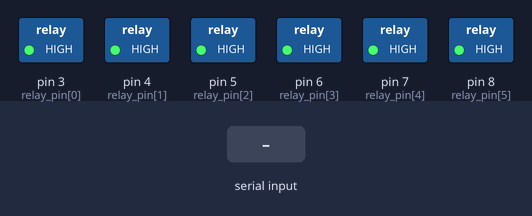
A sketch run on a simulated Arduino Mega 2560, built with avr-gcc and run on an emulated ATmega2560. On the bench: switched loads named in the sketch (green lamp = pin HIGH). The test bench sets the inputs (shaded band). What the sketch prints to the serial monitor is not drawn.

Above: at 1.2 s.
1.3 s: "90,45\n" received over the second serial link
At 1.8 s:
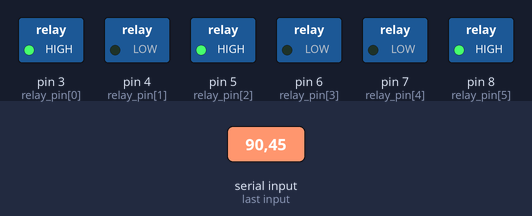
2.8 s: "30,150\n" received over the second serial link
At 4.0 s:
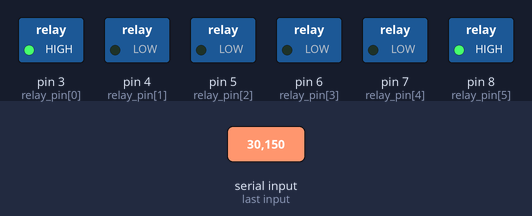
4.3 s: "5\n" received over the second serial link
At 5.1 s:
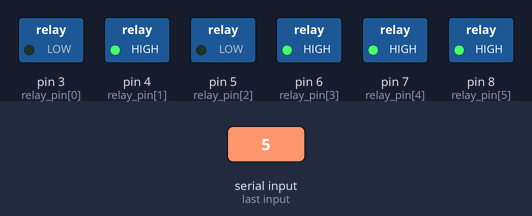
5.8 s: "200\n" received over the second serial link
At 6.3 s:
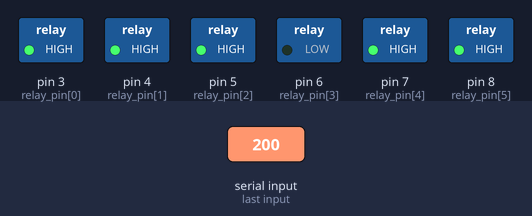
7.3 s: "90\n" received over the second serial link
At 8.6 s:
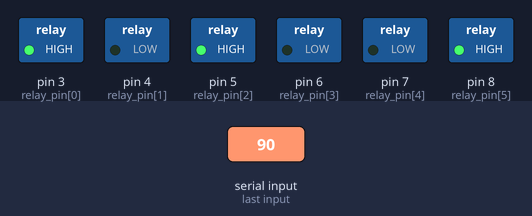
Timing chart, 0 to 9.8 s (numbered marks = the images above; inputs shaded):
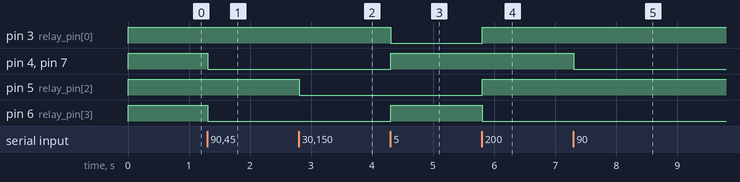

Measured:
- after the input at 1.3 s, pin 4 (relay_pin[1]), pin 6 (relay_pin[3]), pin 7 (relay_pin[4]): HIGH → LOW at once
- after the input at 2.8 s, pin 5 (relay_pin[2]): HIGH → LOW at once
- after the input at 4.3 s, pin 3 (relay_pin[0]): HIGH → LOW at once; pin 4 (relay_pin[1]), pin 6 (relay_pin[3]), pin 7 (relay_pin[4]): LOW → HIGH at once
- after the input at 5.8 s, pin 3 (relay_pin[0]), pin 5 (relay_pin[2]): LOW → HIGH at once; pin 6 (relay_pin[3]): HIGH → LOW at once
- after the input at 7.3 s, pin 4 (relay_pin[1]), pin 7 (relay_pin[4]): HIGH → LOW at once

The sketch:

MEGA_Relay6_receiver.ino
```cpp
#include "BlynkGO_Duino.h"

#define RELAY_ON     LOW                  // Relay แบบ ACTIVE LOW
#define RELAY_OFF    HIGH

GTimerDuino Serial2_RX;

uint8_t relay_pin[] = { 3,4,5,6,7,8 };    // กำหนดค่า pin ให้ relay

void setup() {
  Serial.begin(115200); Serial.println();
  Serial2.begin(9600);
  while(!Serial2) delay(400);

  Serial.println("[Mega] Relay 6");

  for(int i=0; i < 6; i++){
    pinMode(relay_pin[i], OUTPUT);
    digitalWrite( relay_pin[i], RELAY_OFF);
  }

  Serial2_RX.setInterval(100,[](){
    uint8_t sw3d_state = Serial2.readStringUntil('\n').toInt();
    if(sw3d_state == 0) return;

    // eg. sw3d_state เช่น B10111111  ( BIT 7 ให้เป็น 1 เสมอ )
    for(int i=0; i< 6; i++){
      digitalWrite( relay_pin[i], bitRead(sw3d_state, i) ? RELAY_ON : RELAY_OFF);
    }
  });
  // ส่งคำขอสถานะ relay ล่าสุด จากฝั่ง BlynkGO Board 3.5
  Serial2.println("Request");
}

void loop() {
  Serial2_RX.run();
}
```

BlynkGO_Duino.h
```cpp
#ifndef __BLYNKGO_MEGA_H__
#define __BLYNKGO_MEGA_H__

#include <Arduino.h>
#include "src/GTimerDuino.h"

namespace LOADCELL {
  void init();
  void reset();
  void read();
}

namespace LCD      {
  void clear_line(uint8_t line);
  void displayFormula();
  void displayTime();
  void displayGardBand();
  void displayLoadCell();
}


#endif // __BLYNKGO_MEGA_H__
```

GTimerDuino.cpp
```cpp
// (licence header left out)
#include "GTimerDuino.h"
#include <string.h>

// Select time function:
// static inline unsigned long elapsed() { return micros(); }
// static inline unsigned long elapsed() { return BlynkMillis(); }
static inline unsigned long elapsed() { return millis(); }


GTimerDuino::GTimerDuino()
    : numTimers (-1)
{
}

void GTimerDuino::init() {
    unsigned long current_millis = elapsed();

    for (int i = 0; i < MAX_TIMERS; i++) {
        memset(&timer[i], 0, sizeof (timer_t));
        timer[i].prev_millis = current_millis;
    }

    numTimers = 0;
}


void GTimerDuino::run() {
    int i;
    unsigned long current_millis;

    // get current time
    current_millis = elapsed();

    for (i = 0; i < MAX_TIMERS; i++) {

        timer[i].toBeCalled = DEFCALL_DONTRUN;

        // no callback == no timer, i.e. jump over empty slots
        if (timer[i].callback != NULL) {

            // is it time to process this timer ?
            // see http://arduino.cc/forum/index.php/topic,124048.msg932592.html#msg932592

            if ((current_millis - timer[i].prev_millis) >= timer[i].delay) {

                unsigned long skipTimes = (current_millis - timer[i].prev_millis) / timer[i].delay;
                // update time
                timer[i].prev_millis += timer[i].delay * skipTimes;

                // check if the timer callback has to be executed
                if (timer[i].enabled) {

                    // "run forever" timers must always be executed
                    if (timer[i].maxNumRuns == RUN_FOREVER) {
                        timer[i].toBeCalled = DEFCALL_RUNONLY;
                    }
                    // other timers get executed the specified number of times
                    else if (timer[i].numRuns < timer[i].maxNumRuns) {
                        timer[i].toBeCalled = DEFCALL_RUNONLY;
                        timer[i].numRuns++;

                        // after the last run, delete the timer
                        if (timer[i].numRuns >= timer[i].maxNumRuns) {
                            timer[i].toBeCalled = DEFCALL_RUNANDDEL;
                        }
                    }
                }
            }
        }
    }

    for (i = 0; i < MAX_TIMERS; i++) {
        if (timer[i].toBeCalled == DEFCALL_DONTRUN)
            continue;

        if (timer[i].hasParam)
            (*(timer_callback_p)timer[i].callback)(timer[i].param);
        else
            (*(timer_callback)timer[i].callback)();

        if (timer[i].toBeCalled == DEFCALL_RUNANDDEL)
            deleteTimer(i);
    }
}


// find the first available slot
// return -1 if none found
int GTimerDuino::findFirstFreeSlot() {
    // all slots are used
    if (numTimers >= MAX_TIMERS) {
        return -1;
    }

    // return the first slot with no callback (i.e. free)
    for (int i = 0; i < MAX_TIMERS; i++) {
        if (timer[i].callback == NULL) {
            return i;
        }
    }

    // no free slots found
    return -1;
}


int GTimerDuino::setupTimer(unsigned long d, void* f, void* p, bool h, unsigned n) {
    int freeTimer;

    if (numTimers < 0) {
        init();
    }

    freeTimer = findFirstFreeSlot();
    if (freeTimer < 0) {
        return -1;
    }

    if (f == NULL) {
        return -1;
    }

    timer[freeTimer].delay = d;
    timer[freeTimer].callback = f;
    timer[freeTimer].param = p;
    timer[freeTimer].hasParam = h;
    timer[freeTimer].maxNumRuns = n;
    timer[freeTimer].enabled = true;
    timer[freeTimer].prev_millis = elapsed();

    numTimers++;

    return freeTimer;
}


int GTimerDuino::setTimer(unsigned long d, timer_callback f, unsigned n) {
  return setupTimer(d, (void *)f, NULL, false, n);
}

int GTimerDuino::setTimer(unsigned long d, timer_callback_p f, void* p, unsigned n) {
  return setupTimer(d, (void *)f, p, true, n);
}

int GTimerDuino::setInterval(unsigned long d, timer_callback f) {
    return setupTimer(d, (void *)f, NULL, false, RUN_FOREVER);
}

int GTimerDuino::setInterval(unsigned long d, timer_callback_p f, void* p) {
  return setupTimer(d, (void *)f, p, true, RUN_FOREVER);
}

int GTimerDuino::setTimeout(unsigned long d, timer_callback f) {
    return setupTimer(d, (void *)f, NULL, false, RUN_ONCE);
}

int GTimerDuino::setTimeout(unsigned long d, timer_callback_p f, void* p) {
  return setupTimer(d, (void *)f, p, true, RUN_ONCE);
}

bool GTimerDuino::changeInterval(unsigned numTimer, unsigned long d) {
    if (numTimer >= MAX_TIMERS) {
        return false;
    }

    // Updates interval of existing specified timer
    if (timer[numTimer].callback != NULL) {
        timer[numTimer].delay = d;
        timer[numTimer].prev_millis = elapsed();
        return true;
    }
    // false return for non-used numTimer, no callback
    return false;
}

void GTimerDuino::deleteTimer(unsigned timerId) {
    if (timerId >= MAX_TIMERS) {
        return;
    }

    // nothing to delete if no timers are in use
    if (numTimers == 0) {
        return;
    }

    // don't decrease the number of timers if the
    // specified slot is already empty
    if (timer[timerId].callback != NULL) {
        memset(&timer[timerId], 0, sizeof (timer_t));
        timer[timerId].prev_millis = elapsed();

        // update number of timers
        numTimers--;
    }
}


// function contributed by code@rowansimms.com
void GTimerDuino::restartTimer(unsigned numTimer) {
    if (numTimer >= MAX_TIMERS) {
        return;
    }

    timer[numTimer].prev_millis = elapsed();
}


bool GTimerDuino::isEnabled(unsigned numTimer) {
    if (numTimer >= MAX_TIMERS) {
        return false;
    }

    return timer[numTimer].enabled;
}


void GTimerDuino::enable(unsigned numTimer) {
    if (numTimer >= MAX_TIMERS) {
        return;
    }

    timer[numTimer].enabled = true;
}


void GTimerDuino::disable(unsigned numTimer) {
    if (numTimer >= MAX_TIMERS) {
        return;
    }

    timer[numTimer].enabled = false;
}

void GTimerDuino::enableAll() {
    // Enable all timers with a callback assigned (used)
    for (int i = 0; i < MAX_TIMERS; i++) {
        if (timer[i].callback != NULL && timer[i].numRuns == RUN_FOREVER) {
            timer[i].enabled = true;
        }
    }
}

void GTimerDuino::disableAll() {
    // Disable all timers with a callback assigned (used)
    for (int i = 0; i < MAX_TIMERS; i++) {
        if (timer[i].callback != NULL && timer[i].numRuns == RUN_FOREVER) {
            timer[i].enabled = false;
        }
    }
}

void GTimerDuino::toggle(unsigned numTimer) {
    if (numTimer >= MAX_TIMERS) {
        return;
    }

    timer[numTimer].enabled = !timer[numTimer].enabled;
}


unsigned GTimerDuino::getNumTimers() {
    return numTimers;
}
```

GTimerDuino.h
```cpp
// (licence header left out)
#ifndef GTIMER_DUINO_H
#define GTIMER_DUINO_H

#include <Arduino.h>

typedef void (*timer_callback)(void);
typedef void (*timer_callback_p)(void *);

class GTimerDuino {

public:
    // maximum number of timers
    const static int MAX_TIMERS = 16;

    // setTimer() constants
    const static int RUN_FOREVER = 0;
    const static int RUN_ONCE = 1;

    // constructor
    GTimerDuino();

    void init();

    // this function must be called inside loop()
    void run();

    // Timer will call function 'f' every 'd' milliseconds forever
    // returns the timer number (numTimer) on success or
    // -1 on failure (f == NULL) or no free timers
    int setInterval(unsigned long d, timer_callback f);

    // Timer will call function 'f' with parameter 'p' every 'd' milliseconds forever
    // returns the timer number (numTimer) on success or
    // -1 on failure (f == NULL) or no free timers
    int setInterval(unsigned long d, timer_callback_p f, void* p);

    // Timer will call function 'f' after 'd' milliseconds one time
    // returns the timer number (numTimer) on success or
    // -1 on failure (f == NULL) or no free timers
    int setTimeout(unsigned long d, timer_callback f);

    // Timer will call function 'f' with parameter 'p' after 'd' milliseconds one time
    // returns the timer number (numTimer) on success or
    // -1 on failure (f == NULL) or no free timers
    int setTimeout(unsigned long d, timer_callback_p f, void* p);

    // BlynkGO
    inline int setOnce(unsigned long d, timer_callback f)               { return setTimeout(d, f); }
    inline int setOnce(unsigned long d, timer_callback_p f, void* p)    { return setTimeout(d, f, p); }

    // Timer will call function 'f' every 'd' milliseconds 'n' times
    // returns the timer number (numTimer) on success or
    // -1 on failure (f == NULL) or no free timers
    int setTimer(unsigned long d, timer_callback f, unsigned n);

    // Timer will call function 'f' with parameter 'p' every 'd' milliseconds 'n' times
    // returns the timer number (numTimer) on success or
    // -1 on failure (f == NULL) or no free timers
    int setTimer(unsigned long d, timer_callback_p f, void* p, unsigned n);

    // updates interval of the specified timer
    bool changeInterval(unsigned numTimer, unsigned long d);

    // destroy the specified timer
    void deleteTimer(unsigned numTimer);

    // restart the specified timer
    void restartTimer(unsigned numTimer);

    // returns true if the specified timer is enabled
    bool isEnabled(unsigned numTimer);

    // enables the specified timer
    void enable(unsigned numTimer);

    // disables the specified timer
    void disable(unsigned numTimer);

    // enables all timers
    void enableAll();

    // disables all timers
    void disableAll();

    // enables the specified timer if it's currently disabled,
    // and vice-versa
    void toggle(unsigned numTimer);

    // returns the number of used timers
    unsigned getNumTimers();

    // returns the number of available timers
    unsigned getNumAvailableTimers() { return MAX_TIMERS - numTimers; };

private:
    // deferred call constants
    const static int DEFCALL_DONTRUN = 0;       // don't call the callback function
    const static int DEFCALL_RUNONLY = 1;       // call the callback function but don't delete the timer
    const static int DEFCALL_RUNANDDEL = 2;     // call the callback function and delete the timer

    // low level function to initialize and enable a new timer
    // returns the timer number (numTimer) on success or
    // -1 on failure (f == NULL) or no free timers
    int setupTimer(unsigned long d, void* f, void* p, bool h, unsigned n);

    // find the first available slot
    int findFirstFreeSlot();

    typedef struct {
      unsigned long prev_millis;        // value returned by the millis() function in the previous run() call
      void* callback;                   // pointer to the callback function
      void* param;                      // function parameter
      bool hasParam;                 // true if callback takes a parameter
      unsigned long delay;              // delay value
      unsigned maxNumRuns;              // number of runs to be executed
      unsigned numRuns;                 // number of executed runs
      bool enabled;                  // true if enabled
      unsigned toBeCalled;              // deferred function call (sort of) - N.B.: only used in run()
    } timer_t;

    timer_t timer[MAX_TIMERS];

    // actual number of timers in use (-1 means uninitialized)
    int numTimers;
};

#endif // GTIMER_DUINO_H
```
